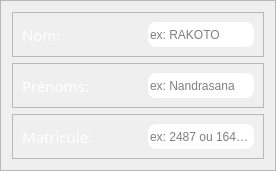
                       <widget class="QFrame" name="frame_57">
                        <property name="maximumSize">
                         <size>
                          <width>500</width>
                          <height>16777215</height>
                         </size>
                        </property>
                        <property name="frameShape">
                         <enum>QFrame::StyledPanel</enum>
                        </property>
                        <property name="frameShadow">
                         <enum>QFrame::Raised</enum>
                        </property>
                        <layout class="QVBoxLayout" name="verticalLayout_25">
                         <item>
                          <widget class="QFrame" name="frame_58">
                           <property name="frameShape">
                            <enum>QFrame::StyledPanel</enum>
                           </property>
                           <property name="frameShadow">
                            <enum>QFrame::Raised</enum>
                           </property>
                           <layout class="QHBoxLayout" name="horizontalLayout_54">
                            <item>
                             <widget class="QLabel" name="label_29">
                              <property name="minimumSize">
                               <size>
                                <width>120</width>
                                <height>0</height>
                               </size>
                              </property>
                              <property name="maximumSize">
                               <size>
                                <width>120</width>
                                <height>16777215</height>
                               </size>
                              </property>
                              <property name="font">
                               <font>
                                <family>Quicksand Light</family>
                                <pointsize>11</pointsize>
                               </font>
                              </property>
                              <property name="styleSheet">
                               <string notr="true">QFrame{
border-radius:10px;
color: #FFF;
}</string>
                              </property>
                              <property name="text">
                               <string>Nom:</string>
                              </property>
                             </widget>
                            </item>
                            <item>
                             <widget class="QLineEdit" name="eleve_nom_modif_in_db_stock">
                              <property name="minimumSize">
                               <size>
                                <width>0</width>
                                <height>25</height>
                               </size>
                              </property>
                              <property name="maximumSize">
                               <size>
                                <width>16777215</width>
                                <height>25</height>
                               </size>
                              </property>
                              <property name="styleSheet">
                               <string notr="true">*{
color: #000;
background:#FFF;
border-radius:8px;
}</string>
                              </property>
                              <property name="placeholderText">
                               <string>ex: RAKOTO</string>
                              </property>
                             </widget>
                            </item>
                           </layout>
                          </widget>
                         </item>
                         <item>
                          <widget class="QFrame" name="frame_59">
                           <property name="frameShape">
                            <enum>QFrame::StyledPanel</enum>
                           </property>
                           <property name="frameShadow">
                            <enum>QFrame::Raised</enum>
                           </property>
                           <layout class="QHBoxLayout" name="horizontalLayout_55">
                            <item>
                             <widget class="QLabel" name="label_30">
                              <property name="minimumSize">
                               <size>
                                <width>120</width>
                                <height>0</height>
                               </size>
                              </property>
                              <property name="maximumSize">
                               <size>
                                <width>120</width>
                                <height>16777215</height>
                               </size>
                              </property>
                              <property name="font">
                               <font>
                                <family>Quicksand Light</family>
                                <pointsize>11</pointsize>
                               </font>
                              </property>
                              <property name="styleSheet">
                               <string notr="true">QFrame{
border-radius:10px;
color: #FFF;
}</string>
                              </property>
                              <property name="text">
                               <string>Prénoms:</string>
                              </property>
                             </widget>
                            </item>
                            <item>
                             <widget class="QLineEdit" name="eleve_prenom_modif_in_db_stock">
                              <property name="minimumSize">
                               <size>
                                <width>0</width>
                                <height>25</height>
                               </size>
                              </property>
                              <property name="maximumSize">
                               <size>
                                <width>16777215</width>
                                <height>25</height>
                               </size>
                              </property>
                              <property name="styleSheet">
                               <string notr="true">*{
color: #000;
background:#FFF;
border-radius:8px;
}</string>
                              </property>
                              <property name="placeholderText">
                               <string>ex: Nandrasana</string>
                              </property>
                             </widget>
                            </item>
                           </layout>
                          </widget>
                         </item>
                         <item>
                          <widget class="QFrame" name="frame_66">
                           <property name="minimumSize">
                            <size>
                             <width>0</width>
                             <height>30</height>
                            </size>
                           </property>
                           <property name="frameShape">
                            <enum>QFrame::StyledPanel</enum>
                           </property>
                           <property name="frameShadow">
                            <enum>QFrame::Raised</enum>
                           </property>
                           <layout class="QHBoxLayout" name="horizontalLayout_56">
                            <item>
                             <widget class="QLabel" name="label_41">
                              <property name="minimumSize">
                               <size>
                                <width>120</width>
                                <height>25</height>
                               </size>
                              </property>
                              <property name="maximumSize">
                               <size>
                                <width>120</width>
                                <height>16777215</height>
                               </size>
                              </property>
                              <property name="font">
                               <font>
                                <family>Quicksand Light</family>
                                <pointsize>11</pointsize>
                               </font>
                              </property>
                              <property name="styleSheet">
                               <string notr="true">QFrame{
border-radius:10px;
color: #FFF;
}</string>
                              </property>
                              <property name="text">
                               <string>Matricule:</string>
                              </property>
                             </widget>
                            </item>
                            <item>
                             <widget class="QLineEdit" name="eleve_matricule_modif_in_db_stock">
                              <property name="minimumSize">
                               <size>
                                <width>0</width>
                                <height>25</height>
                               </size>
                              </property>
                              <property name="maximumSize">
                               <size>
                                <width>16777215</width>
                                <height>25</height>
                               </size>
                              </property>
                              <property name="styleSheet">
                               <string notr="true">*{
color: #000;
background:#FFF;
border-radius:8px;
}</string>
                              </property>
                              <property name="placeholderText">
                               <string>ex: 2487 ou 1648-HF</string>
                              </property>
                             </widget>
                            </item>
                           </layout>
                          </widget>
                         </item>
                        </layout>
                       </widget>
